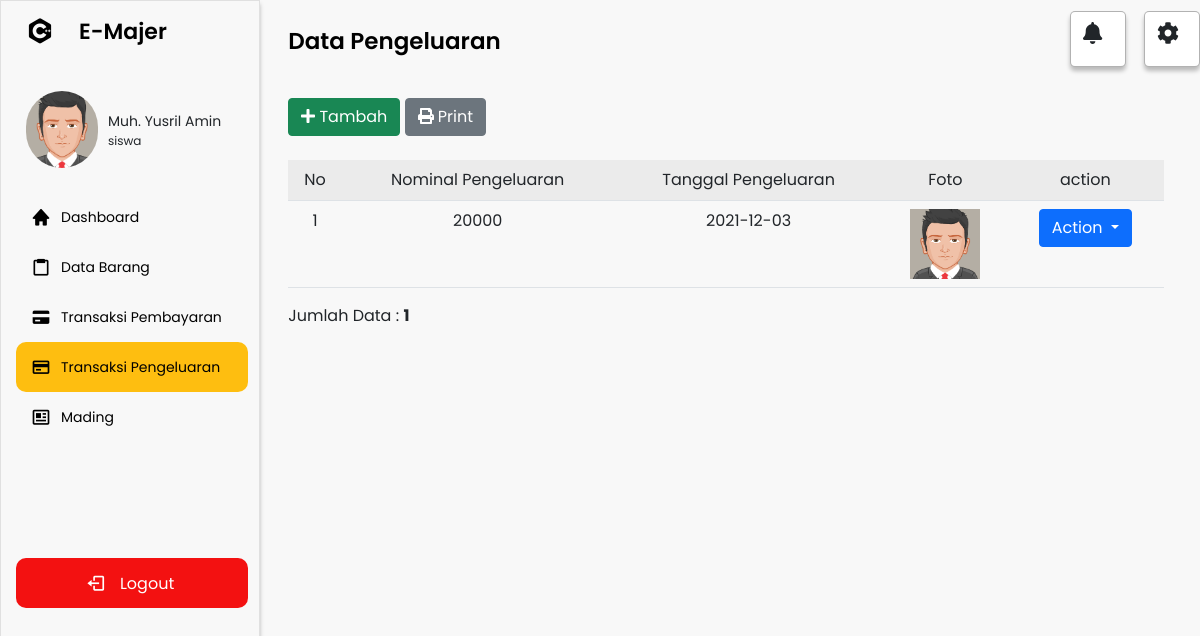
Before: /navbar.php?p=pengeluaran (signed in) with the older database file.
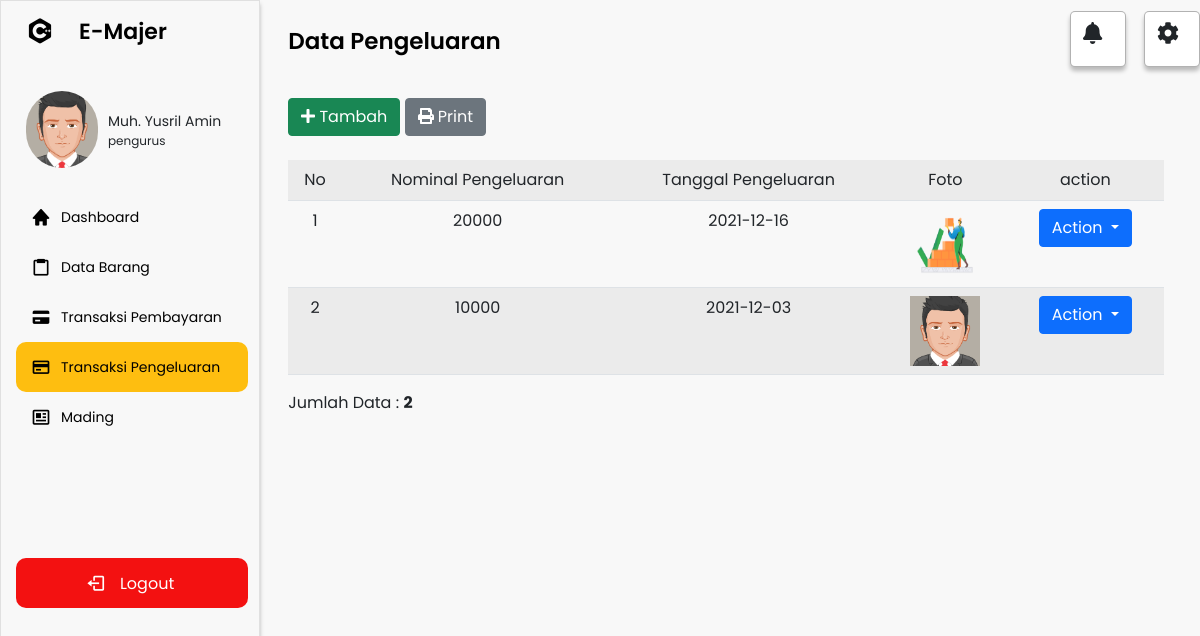
After: the same page with the newer database file.
### tables this page shows
CREATE TABLE `akun` (
  `id_akun` varchar(15) NOT NULL,
  `nama` varchar(50) NOT NULL,
  `email` varchar(50) NOT NULL,
  `username` varchar(50) NOT NULL,
  `password` varchar(50) NOT NULL,
  `id_kelas` varchar(15) NOT NULL,
  `id_level` int(11) NOT NULL,
  `saldo` varchar(25) NOT NULL
);

CREATE TABLE `level` (
  `id_level` int(11) NOT NULL,
  `nama_level` varchar(50) NOT NULL
);

CREATE TABLE `pengeluaran` (
  `id_pengeluaran` varchar(15) NOT NULL,
  `nominal_pengeluaran` varchar(25) NOT NULL,
  `tgl_pengeluaran` date NOT NULL,
  `id_akun` varchar(15) NOT NULL,
  `nama_kelas` varchar(11) NOT NULL,
  `foto` varchar(25) NOT NULL
);

### pages/pengeluaran.php (the view, shortened to what this page needs)
<section class="home-section">
    <div class="home-content">
        <span class="text">Data Pengeluaran</span>
        <div class="notif">
            <i class="fas fa-bell n"></i>
        </div>
        <div class="setting">
            <i class="fas fa-cog s"></i>
        </div>
    </div>
    <div class="content">
        <button type="button" class="btn btn-success" data-bs-toggle="modal" data-bs-target="#staticBackdrop">
            <i class="fas fa-plus"></i> Tambah
        </button>
        <button type="button" class="btn btn-secondary"><i class="fas fa-print"></i> Print</button>
        <table class="table table-striped mt-4 ml-3" style="width:96%; text-align:center;">
            <tr>
                <td>No</td>
                <td>Nominal Pengeluaran</td>
                <td>Tanggal Pengeluaran</td>
                <td>Foto</td>
                <td colspan="2">action</td>
            </tr>
            <?php
            $batas = 5;
            extract($_GET);
            if (empty($hal)) {
                $posisi = 0;
                $nomor = 1;
            } else {
                $posisi = ($hal - 1) * $batas;
                $nomor = $posisi + 1;
            }
            if ($_SERVER['REQUEST_METHOD'] == "POST") {
                $pencarian = trim(mysqli_real_escape_string($koneksi, $_POST['pencarian']));
                if ($pencarian != "") {
                    $sql = "SELECT * FROM pengeluaran WHERE Nama_transaksi LIKE '%$pencarian%'";
                    $query = $sql;
                    $queryJml = $sql;
                } else {
                    $query = "SELECT * FROM pengeluaran WHERE id_akun = '$id'";
                    $queryJml = "SELECT * FROM pengeluaran WHERE id_akun = '$id'";
                    $no = $posisi * 1;
                }
            } else {
                $query = "SELECT * FROM pengeluaran WHERE id_akun = '$id'";
                $queryJml = "SELECT * FROM pengeluaran WHERE id_akun = '$id'";
            }
            $q_tampil_transaksi = mysqli_query($koneksi, $query);
            if (mysqli_num_rows($q_tampil_transaksi) > 0) {
                while ($r_tampil_transaksi = mysqli_fetch_array($q_tampil_transaksi)) {
                    if (empty($r_tampil_transaksi['foto']) or ($r_tampil_transaksi['foto'] == '-')) {
                        $foto = "barang.jpg";
                    } else {
                        $foto = $r_tampil_transaksi['foto'];
                    }
            ?>
                    <tr>
                        <td><?php echo $nomor; ?></td>
                        <td><?php echo $r_tampil_transaksi['nominal_pengeluaran']; ?></td>
                        <td><?php echo $r_tampil_transaksi['tgl_pengeluaran']; ?></td>
                        <td><img src="<?php echo "assets/gambar/" . $foto ?>" width=70px height=70px></td>
                        <td>
                            <div class="dropdown">
                                <button class="btn btn-primary dropdown-toggle" type="button" id="dropdownMenuButton1" data-bs-toggle="dropdown" aria-expanded="false">
                                    Action
                                </button>
                            </div>
                        </td>
                    </tr>
            <?php $nomor++;
                }
            } else {
                echo "<tr><td colspan=6>Data Tidak Ditemukan</td></tr>";
            } ?>
        </table>
        <?php
        if (isset($_POST['pencarian'])) {
            if ($_POST['pencarian'] != '') {
                echo "<div style=\"float:left;\">";
                $jml = mysqli_num_rows(mysqli_query($koneksi, $queryJml));
                echo "Data Hasil Pencarian: <b>$jml</b>";
                echo "</div>";
            }
        } else { ?>
            <div style="float: left;">
                <?php
                $jml = mysqli_num_rows(mysqli_query($koneksi, $queryJml));
                echo "Jumlah Data : <b>$jml</b>";
                ?>
            </div>
        <?php
        }
        ?>
    </div>
</section>

### navbar.php (shortened to what this page needs)
<?php
include 'koneksi.php';
$id = $_SESSION['id_akun'];
$nama = $_SESSION['nama'];
$query = "SELECT * FROM akun INNER JOIN kelas ON akun.id_kelas = kelas.id_kelas INNER JOIN level ON akun.id_level = level.id_level WHERE akun.id_akun = '$id'";
$result = mysqli_query($koneksi, $query);
if (mysqli_num_rows($result) > 0) {
    while ($row = mysqli_fetch_array($result)) {
?>
        <!DOCTYPE html>
        <html lang="en">
        <head>
            <link rel="stylesheet" href="assets/css/kalender.css">
            <link rel="stylesheet" href="assets/css/style.css">
            <link href="https://cdn.jsdelivr.net/npm/bootstrap@5.0.2/dist/css/bootstrap.min.css" rel="stylesheet">
            <link href='https://unpkg.com/boxicons@2.0.7/css/boxicons.min.css' rel='stylesheet'>
            <link rel="stylesheet" href="https://cdnjs.cloudflare.com/ajax/libs/font-awesome/5.13.0/css/all.min.css">
        </head>
        <body>
            <div class="sidebar">
                <div class="logo-details">
                    <i class='bx bxl-c-plus-plus'></i>
                    <span class="logo_name">E-Majer</span>
                </div>
                <div class="profil-box">
                    <img src="assets/gambar/avatar53.png" alt="">
                    <div class="profil-name">
                        <p class="nama"><?= $nama ?></p>
                        <p class="level"><?= $row['nama_level'] ?></p>
                    </div>
                </div>
                <ul class="nav-links">
                    <li>
                        <div class="li">
                            <a href="navbar.php?p=home">
                                <i class='bx bxs-home'></i>
                                <span class="link_name">Dashboard</span>
                            </a>
                        </div>
                    </li>
                    <li>
                        <div class="li">
                            <a href="navbar.php?p=barang">
                                <i class='bx bx-clipboard'></i>
                                <span class="link_name">Data Barang</span>
                            </a>
                        </div>
                    </li>
                    <li>
                        <div class="li">
                            <a href="navbar.php?p=pembayaran">
                                <i class='bx bxs-credit-card'></i>
                                <span class="link_name">Transaksi Pembayaran</span>
                            </a>
                        </div>
                    </li>
                    <li>
                        <div class="li">
                            <a href="navbar.php?p=pengeluaran">
                                <i class='bx bx-credit-card'></i>
                                <span class="link_name">Transaksi Pengeluaran</span>
                            </a>
                        </div>
                    </li>
                    <li>
                        <div class="li">
                            <a href="navbar.php?p=mading">
                                <i class='bx bx-news'></i>
                                <span class="link_name">Mading</span>
                            </a>
                        </div>
                    </li>
                    <li>
                        <div class="logout1">
                            <div class="logout">
                                <i class='bx bx-log-out'></i>
                                <span class="link_name">Logout</span>
                            </div>
                        </div>
                    </li>
                </ul>
            </div>
            <?php
            $pages_dir = 'pages';
            if (!empty($_GET['p'])) {
                $pages = scandir($pages_dir, 0);
                unset($pages[0], $pages[1]);
                $p = $_GET['p'];
                if (in_array($p . '.php', $pages)) {
                    include($pages_dir . '/' . $p . '.php');
                } else {
                    echo 'Halaman Tidak Ditemukan';
                }
            } else {
                include($pages_dir . '/home.php');
            }
            ?>
        </body>
        </html>
<?php }
} ?>

### assets/css/style.css (style rules this page uses)
* { margin:0px; padding: 0px; font-family: 'Poppins', sans-serif; }
.sidebar { position: fixed; top: 0; left: 0; height: 100%; width: 260px; position: fixed; background: #F8F8F8; border: 1px solid rgba(170, 170, 170, 0.3); box-shadow: 0px 4px 4px rgba(0, 0, 0, 0.25); z-index: 100; transition: all 0.5s ease; }
.sidebar .logo-details { height: 60px; width: 100%; display: flex; align-items: center; }
.sidebar .logo-details i { font-size: 30px; color: #000000; height: 50px; min-width: 78px; text-align: center; line-height: 50px; }
.sidebar .profil-box { display: flex; padding-top: 30px; }
.sidebar .profil-box img { width: 4.5rem; height: 4.8rem; margin-right: 10px; margin-left: 25px; border-radius: 80px; }
.sidebar .profil-box .profil-name { padding-top: 20px; }
.sidebar .profil-box .profil-name .nama { font-size: 14px; font-family: 'Poppins', sans-serif; }
.sidebar .profil-box .profil-name .level { font-size: 12px; position: relative; font-family: 'Poppins', sans-serif; top: -1rem; }
.sidebar .logo-details .logo_name { font-size: 22px; color: #000000; font-weight: 600; transition: 0.3s ease; transition-delay: 0.1s; }
.sidebar .nav-links { height: 100%; padding: 10px 0 150px 0; overflow: auto; }
.sidebar .nav-links li { position: relative; list-style: none; transition: all 0.4s ease; }
.sidebar .nav-links .active { background: #FEBE10; width: 90%; margin-left: 15px; border-radius: 10px 10px 10px 10px; }
.sidebar .nav-links .logout1 { background: #F31111; color: #FFFFFF; width: 90%; margin-left: 15px; margin-top: 45%; border-radius: 10px 10px 10px 10px; }
.sidebar .nav-links .logout1 span { position: relative; top: -3px; }
.sidebar .nav-links .logout1 i { margin-left: 30%; color: #FFFFFF; }
.sidebar .nav-links .active a { position: relative; left: -15px; }
.sidebar .nav-links li i { height: 50px; margin-left: 30px; margin-right: 10px; text-align: center; line-height: 50px; color: #000000; font-size: 20px; cursor: pointer; transition: all 0.3s ease; }
.sidebar .nav-links li a { display: flex; align-items: center; text-decoration: none; }
.sidebar .nav-links li a .link_name { font-size: 14px; font-weight: 400; color: #000000; transition: all 0.4s ease; }
.home-section { position: relative; background: #f8f8f8; height: 100%; left: 260px; padding-bottom: 3px; width: calc(100% - 260px); transition: all 0.5s ease; }
.home-section .home-content { height: 60px; display: flex; align-items: center; }
.home-section .home-content .text { font-size: 23px; color: #000000; padding-top: 23px; font-weight: 600; padding-left: 3%; width: 87%; font-family: 'Poppins'; }
.home-section .setting { width: 7vh; height: 7vh; margin-left: 2%; margin-top: 2%; padding: 10px; padding-left: 12px; background: #FFFFFF; border: 1px solid rgba(0, 0, 0, 0.3); box-sizing: border-box; box-shadow: 0px 4px 4px rgba(0, 0, 0, 0.25); border-radius: 5px; }
.home-section .home-content .setting .s { font-size: 22px; }
.home-section .notif { width: 7vh; height: 7vh; margin-top: 2%; padding: 10px; padding-left: 12px; background: #FFFFFF; border: 1px solid rgba(0, 0, 0, 0.3); box-sizing: border-box; box-shadow: 0px 4px 4px rgba(0, 0, 0, 0.25); border-radius: 5px; }
.home-section .home-content .notif .n { font-size: 22px; }
.home-section .content { width: 100%; height: 88vh; padding-left: 3%; padding-top: 4%; }

Changed rows visible on the page:
changed akun: id_level.nama_level "siswa" → "pengurus"; jml "1" → "2"
added pengeluaran: nominal_pengeluaran "20000", tgl_pengeluaran "2021-12-16", foto (picture)
changed pengeluaran (number 2 of 2 on the later page): nominal_pengeluaran "20000" → "10000"
